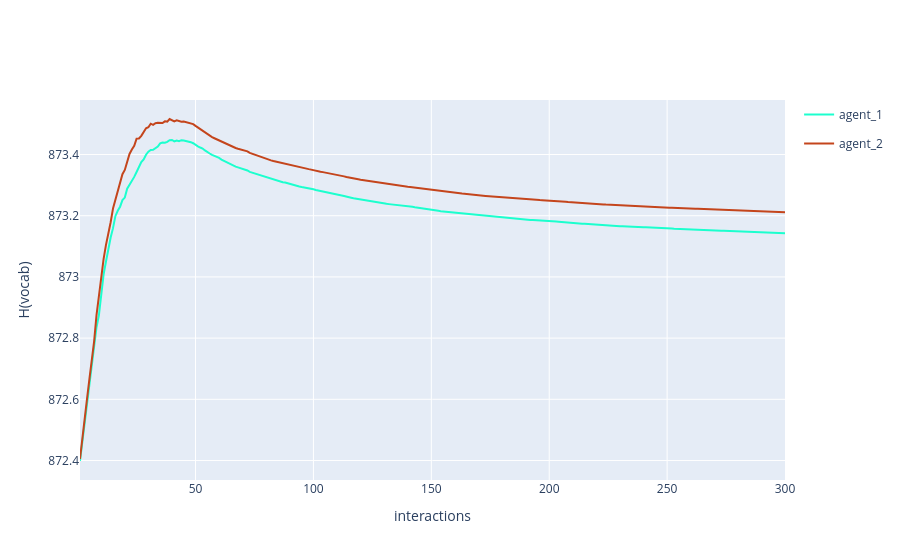

Here is the notebook cell this chart was saved with:
### Code cell
fig = multi_agent_update_plot_from_df(
    H_dif,
    time_col='interaction_no',
    dif_col='delta'
)

fig.update_layout(
    # title='Dyadic interaction in a random environment',
    yaxis_title='H(vocab)',
    xaxis_title='interactions'
)
fig.show()

### Figure 1 — Plotly figure (JSON) as saved in the notebook; plotly's stock layout.template omitted (floating-point values rounded to 4 significant figures; data arrays with more than 128 entries replaced by an {"elided": "..."} marker saying what was removed)
{"data": [{"legendgroup": "agent_1", "line": {"color": "#1CFFCE"}, "mode": "lines", "name": "agent_1", "showlegend": true, "x": {"elided": "300 int values"}, "y": {"elided": "300 float values"}, "type": "scatter"}, {"legendgroup": "agent_2", "line": {"color": "#C4451C"}, "mode": "lines", "name": "agent_2", "showlegend": true, "x": {"elided": "300 int values"}, "y": {"elided": "300 float values"}, "type": "scatter"}], "layout": {"yaxis": {"title": {"text": "H(vocab)"}}, "xaxis": {"title": {"text": "interactions"}}}}
